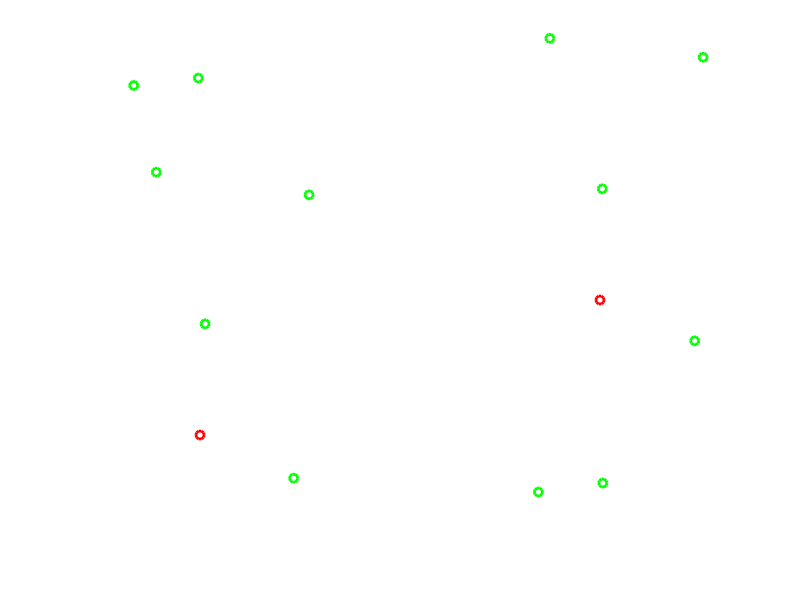

Write MATLAB code to recreate this figure.
function sim_world()
    close all
    
    interface = [];
    interface.colors.background      = [1 1 1]*0.25;
    interface.colors.plot_background = [1 1 1]*0.4;
    interface.colors.plot_lines      = [1 1 1]*1;
    interface.main_figure.f = figure(...
        'color',interface.colors.background,...
        'position',[1080 30 800 900]);%[450 80 1080 720]);
    interface.main_figure.ax_static = axes(...
        'position',[0.05 0.05 0.4 0.9],...
        'color',interface.colors.plot_background,...
        'xcolor',interface.colors.plot_lines,...
        'ycolor',interface.colors.plot_lines);
    axis image
    hold on
    grid on
    interface.main_figure.ax_dynamic = axes(...
        'position',[0.55 0.05 0.4 0.9],...
        'color',interface.colors.plot_background,...
        'xcolor',interface.colors.plot_lines,...
        'ycolor',interface.colors.plot_lines);
    axis image
    hold on
    grid on
    
    % ******************* initialize object properties *******************
    dt = 0.05;              % (s) time resolution
    
    road = [];              % road properties
    road.T = 40;            % (m) road periodicity
    road.x = 0:0.2:80;      % (m) road x array
    road.y = @(x) ...       % (m) road y array
        road.T/2*sin(2*pi/road.T*x).*cos(2*pi/road.T/2*x);
    
    ego = [];               % ego properties
    ego.v = 5;              % (m/s) ego speed
    ego.x = @(t,x_1)...     % (m) ego x position
        ego.v*t - road.x(end)*floor(x_1/road.x(end));
    ego.y = @(x) road.y(x); % (m) ego y position
    ego.x_1 = 0;            % (m) ego's last x
    
    stand_n_objects = 10;
    stand_rg_x = [min(road.x) max(road.x)]; % range for standing objects
    stand_rg_y = [-1 1]*road.T ; % range for standing objects
    stand = []; % standing (static) objects properties
    % randomly generate standing object positions
    stand.x = rand(stand_n_objects,1)*diff(stand_rg_x) + stand_rg_x(1);
    stand.y = rand(stand_n_objects,1)*diff(stand_rg_y) + stand_rg_y(1);
    
    % ************ initialize simulation animation variables *************
    t = 0;                                      % (s) time
    set(interface.main_figure.ax_static,... % dynamic axes limits
        'xlim', [-20 20],...
        'ylim', [0 80]);
    set(interface.main_figure.ax_dynamic,...% dynamic axes limits
        'xlim', [-20 20],...
        'ylim', [-40 40]);
    road_tail = road.x(round(end/2));       % (m) road tail behind ego
    
    % initialze common variables
    road_x = road.x;            % road x array
    road_y = road.y(road_x);    % road y array
    
    ego_x = ego.x(t,ego.x_1);   % ego x position
    ego_y = ego.y(ego_x);       % ego y position
    
    % static axes plots
    road.m.static = plot(interface.main_figure.ax_static,...
        road_y, road_x,'w','linewidth',2);
    ego.m.static =  plot(interface.main_figure.ax_static,...
        ego_y,ego_x,'or','linewidth',2);
    stand(1).m.static = plot(interface.main_figure.ax_static,...
        stand(1).y, stand(1).x,'og','linewidth',2);
    
    % dynamic axes transformations
    % transform road coordinates
    [road_x,road_y,theta] = dynamic_transform_coordinates(...
        road_x,road_y,ego_x,ego_y);
    % transform standing object coordinates
    [s_x,s_y] = dynamic_transform_coordinates(...
            stand.x,stand.y,ego_x,ego_y, theta);
    
    % dynamic axes plots
    road.m.dynamic = plot(interface.main_figure.ax_dynamic,...
        road_y,road_x,'w','linewidth',2);
    ego.m.dynamic =  plot(interface.main_figure.ax_dynamic,...
        0,0,'or','linewidth',2);
    for ii = 1 : stand_n_objects
        stand.m(ii).dynamic = plot(interface.main_figure.ax_dynamic,...
            s_y(ii),s_x(ii),'og','linewidth',2);
    end
    
    % ************************* simulation start *************************
    
    while t < 100;
        
        % update common variables
        ego_x =  ego.x(t,ego.x_1);
        ego_y =  ego.y(ego_x);
        road_x = road.x + ego.x_1-road_tail;
        road_y = road.y(road_x);
        
        % ************************* static axes *************************
        
        % update static axes
        set(ego.m.static,'xData',ego_y,'yData',ego_x)
        ego.x_1 = ego.x(t,0);
        
        % ************************* dynamic axes *************************
        
        % update dynamic varibles
        [road_x,road_y,theta] = dynamic_transform_coordinates(...
            road_x,road_y,ego.x_1,ego.y(ego.x_1));
        % shift standing objects for smoother rendering
        s_shift = road.x(end)*((ego_x-stand.x) > road.x(round(end/2))) +... 
                 -road.x(end)*((stand.x-ego_x) > road.x(round(end/2)));
        [s_x,s_y] = dynamic_transform_coordinates(...
            stand.x+s_shift,stand.y,ego_x,ego_y, theta);
        
        % update dynamic axes
        set(road.m.dynamic,'xData',road_y,'yData',road_x)
        for ii = 1 : stand_n_objects
            set(stand.m(ii).dynamic,'xData',s_y(ii),'ydata',s_x(ii));
        end
        
        % increment time
        t = t + dt;
        pause(dt)
    end
    
    % *********************** function definitions ***********************
    
    function [x,y,theta] = dynamic_transform_coordinates(...
            x,y,x_ref,y_ref,theta)
        % rotation matrix
        r = @(x,y,t) [x(:),y(:)]*[cos(t) -sin(t);...
                                  sin(t)  cos(t)];
        % rmove offset
        x = x - x_ref;
        y = y - y_ref;
        
        if nargin  < 5
            %find root
            [~,i_root] = min(abs(x));

            % calculate rotation angle
            dx = x(i_root+1) - x(i_root);
            dy = y(i_root+1) - y(i_root);
            theta = atan2(dy,dx);
        end
        
        % apply rotation
        xy = r(x,y,theta);
        
        % return results
        x = xy(:,1);
        y = xy(:,2);
        
    end
    
end